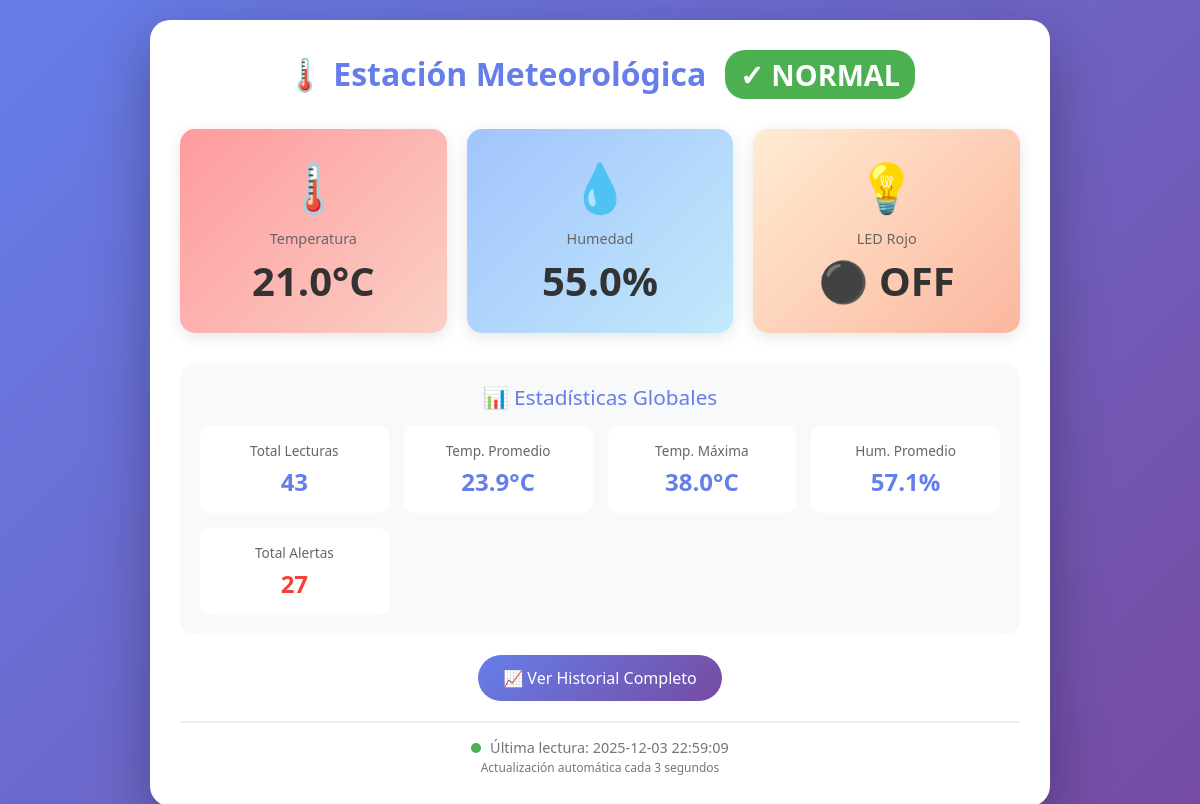
Before: / with the older database file.
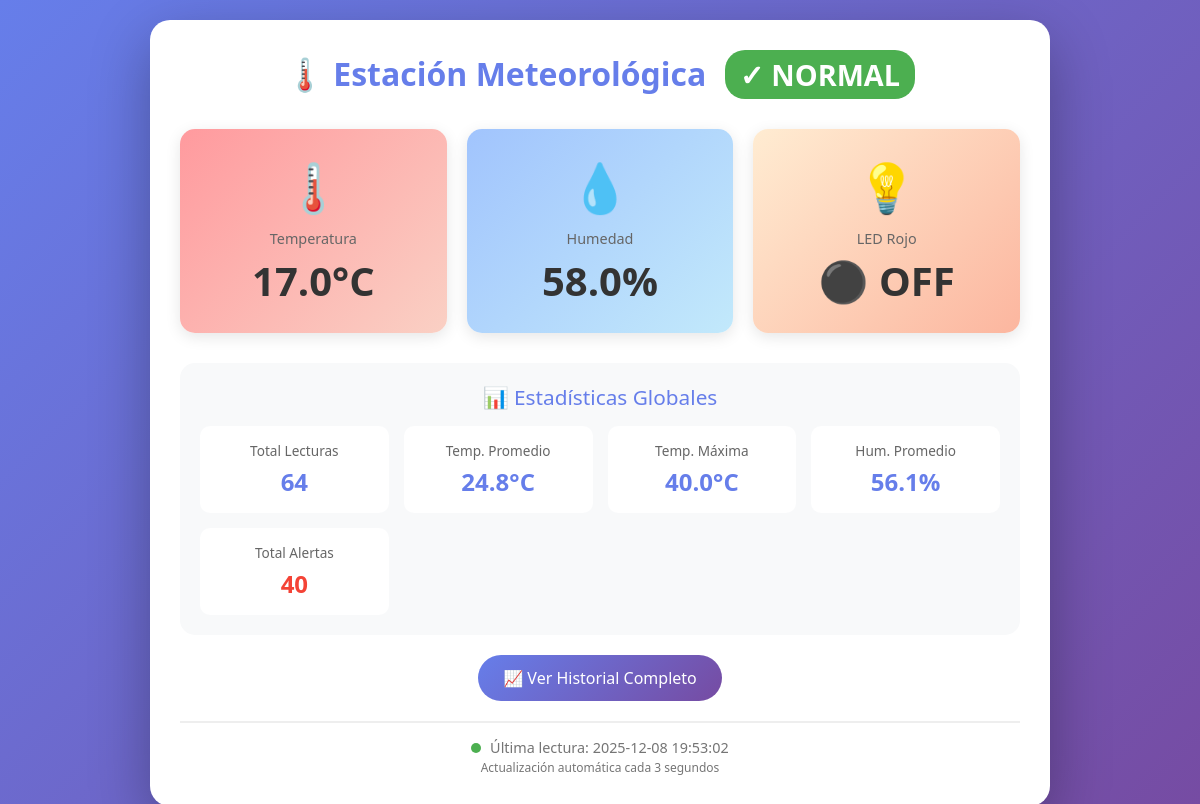
After: the same page with the newer database file.
### tables this page shows
CREATE TABLE lecturas (
                id INTEGER PRIMARY KEY AUTOINCREMENT,
                fecha TEXT,
                temperatura REAL,
                humedad REAL,
                estado TEXT
            );

### web/flask_weather_app.py (the view, shortened to what this page needs)
@app.route("/")
def index():
    ultima_lectura = get_latest_reading()
    estadisticas = get_statistics()
    if ultima_lectura:
        datos_sensores = {
            "temperatura": f"{ultima_lectura['temperatura']}",
            "humedad": f"{ultima_lectura['humedad']}",
            "estado_led": "Encendido" if ultima_lectura['estado'] == "ALERTA" else "Apagado",
            "fecha": ultima_lectura['fecha'],
            "estado": ultima_lectura['estado']
        }
    return render_template("index.html",
                         data=datos_sensores,
                         stats=estadisticas)

### web/flask_weather_app.py (called while the page is built)
def get_db_connection():
    conn = sqlite3.connect(NOMBRE_BD)
    conn.row_factory = sqlite3.Row  # Para acceder a columnas por nombre
    return conn

def get_latest_reading():
    try:
        conn = get_db_connection()
        cursor = conn.cursor()
        cursor.execute("""
            SELECT * FROM lecturas
            ORDER BY id DESC
            LIMIT 1
        """)
        lectura = cursor.fetchone()
        conn.close()
        if lectura:
            return {
                "id": lectura["id"],
                "fecha": lectura["fecha"],
                "temperatura": lectura["temperatura"],
                "humedad": lectura["humedad"],
                "estado": lectura["estado"]
            }
        else:
            return None
    except Exception as e:
        print(f"Error obteniendo última lectura: {e}")
        return None

### web/templates/index.html (shortened to what this page needs)
<!DOCTYPE html>
<html lang="es">
<head>
</head>
<body>
    <div class="container">
        <h1>
            🌡️ Estación Meteorológica
            {% if data.estado == "ALERTA" %}
                <span class="status-badge status-alerta">⚠️ ALERTA</span>
            {% elif data.estado == "NORMAL" %}
                <span class="status-badge status-normal">✓ NORMAL</span>
            {% endif %}
        </h1>
        <div class="grid">
            <div class="card card-temp">
                <div class="card-icon">🌡️</div>
                <div class="card-label">Temperatura</div>
                <div class="card-value" id="temperatura">{{ data.temperatura }}°C</div>
            </div>
            <div class="card card-hum">
                <div class="card-icon">💧</div>
                <div class="card-label">Humedad</div>
                <div class="card-value" id="humedad">{{ data.humedad }}%</div>
            </div>
            <div class="card card-led">
                <div class="card-icon">💡</div>
                <div class="card-label">LED Rojo</div>
                <div class="card-value" id="estado-led">
                    {% if data.estado_led == "Encendido" %}
                        🔴 ON
                    {% elif data.estado_led == "Apagado" %}
                        ⚫ OFF
                    {% else %}
                        {{ data.estado_led }}
                    {% endif %}
                </div>
            </div>
        </div>
        {% if stats %}
        <div class="stats-section">
            <div class="stats-title">📊 Estadísticas Globales</div>
            <div class="stats-grid">
                <div class="stat-item">
                    <div class="stat-label">Total Lecturas</div>
                    <div class="stat-value">{{ stats.total_lecturas }}</div>
                </div>
                <div class="stat-item">
                    <div class="stat-label">Temp. Promedio</div>
                    <div class="stat-value">{{ stats.temp_promedio }}°C</div>
                </div>
                <div class="stat-item">
                    <div class="stat-label">Temp. Máxima</div>
                    <div class="stat-value">{{ stats.temp_maxima }}°C</div>
                </div>
                <div class="stat-item">
                    <div class="stat-label">Hum. Promedio</div>
                    <div class="stat-value">{{ stats.hum_promedio }}%</div>
                </div>
                <div class="stat-item">
                    <div class="stat-label">Total Alertas</div>
                    <div class="stat-value" style="color: #f44336;">{{ stats.total_alertas }}</div>
                </div>
            </div>
        </div>
        {% endif %}
        <div class="buttons">
            <a href="/historial" class="btn btn-primary">📈 Ver Historial Completo</a>
        </div>
        <p class="last-update">
            <span class="update-indicator"></span>
            Última lectura: <span id="fecha-lectura">{{ data.fecha }}</span>
            <br>
            <small>Actualización automática cada 3 segundos</small>
        </p>
    </div>
</body>
</html>

### web/templates/index.html (style rules this page uses)
* { margin: 0; padding: 0; box-sizing: border-box; }
body { font-family: 'Segoe UI', Tahoma, Geneva, Verdana, sans-serif; background: linear-gradient(135deg, #667eea 0%, #764ba2 100%); min-height: 100vh; padding: 20px; color: #333; }
.container { background: white; padding: 30px; border-radius: 20px; box-shadow: 0 20px 60px rgba(0,0,0,0.3); max-width: 900px; margin: auto; }
h1 { color: #667eea; text-align: center; margin-bottom: 30px; font-size: 2em; }
.status-badge { display: inline-block; padding: 5px 15px; border-radius: 20px; font-size: 0.9em; font-weight: bold; margin-left: 10px; }
.status-normal { background-color: #4caf50; color: white; }
.grid { display: grid; grid-template-columns: repeat(auto-fit, minmax(250px, 1fr)); gap: 20px; margin-bottom: 30px; }
.card { background: linear-gradient(135deg, #f5f7fa 0%, #c3cfe2 100%); padding: 25px; border-radius: 15px; box-shadow: 0 4px 15px rgba(0,0,0,0.1); transition: transform 0.3s ease; }
.card-temp { background: linear-gradient(135deg, #ff9a9e 0%, #fad0c4 100%); }
.card-hum { background: linear-gradient(135deg, #a1c4fd 0%, #c2e9fb 100%); }
.card-led { background: linear-gradient(135deg, #ffecd2 0%, #fcb69f 100%); }
.card-icon { font-size: 3em; text-align: center; margin-bottom: 10px; }
.card-label { font-size: 0.9em; color: #666; text-align: center; margin-bottom: 5px; }
.card-value { font-size: 2.5em; font-weight: bold; text-align: center; color: #333; }
.stats-section { background: #f8f9fa; padding: 20px; border-radius: 15px; margin-top: 20px; }
.stats-title { font-size: 1.3em; color: #667eea; margin-bottom: 15px; text-align: center; }
.stats-grid { display: grid; grid-template-columns: repeat(auto-fit, minmax(150px, 1fr)); gap: 15px; }
.stat-item { background: white; padding: 15px; border-radius: 10px; text-align: center; }
.stat-label { font-size: 0.85em; color: #666; margin-bottom: 5px; }
.stat-value { font-size: 1.5em; font-weight: bold; color: #667eea; }
.last-update { text-align: center; color: #757575; font-size: 0.9em; margin-top: 20px; padding-top: 15px; border-top: 2px solid #eee; }
.update-indicator { display: inline-block; width: 10px; height: 10px; background-color: #4caf50; border-radius: 50%; margin-right: 5px; animation: blink 2s infinite; }
.buttons { display: flex; gap: 10px; justify-content: center; margin-top: 20px; }
.btn { padding: 12px 25px; border: none; border-radius: 25px; font-size: 1em; cursor: pointer; transition: all 0.3s ease; text-decoration: none; color: white; }
.btn-primary { background: linear-gradient(135deg, #667eea 0%, #764ba2 100%); }

Changed rows visible on the page:
no longer on this page (row unchanged): lecturas: temperatura "21.0", humedad "55.0", fecha "2025-12-03 22:59:09"
added lecturas: temperatura "17.0", humedad "58.0", fecha "2025-12-08 19:53:02"
Other visible differences:
{{ stats.total_lecturas }}: "43" → "64"
{{ stats.temp_promedio }}: "23.9" → "24.8"
{{ stats.temp_maxima }}: "38.0" → "40.0"
{{ stats.hum_promedio }}: "57.1" → "56.1"
{{ stats.total_alertas }}: "27" → "40"
